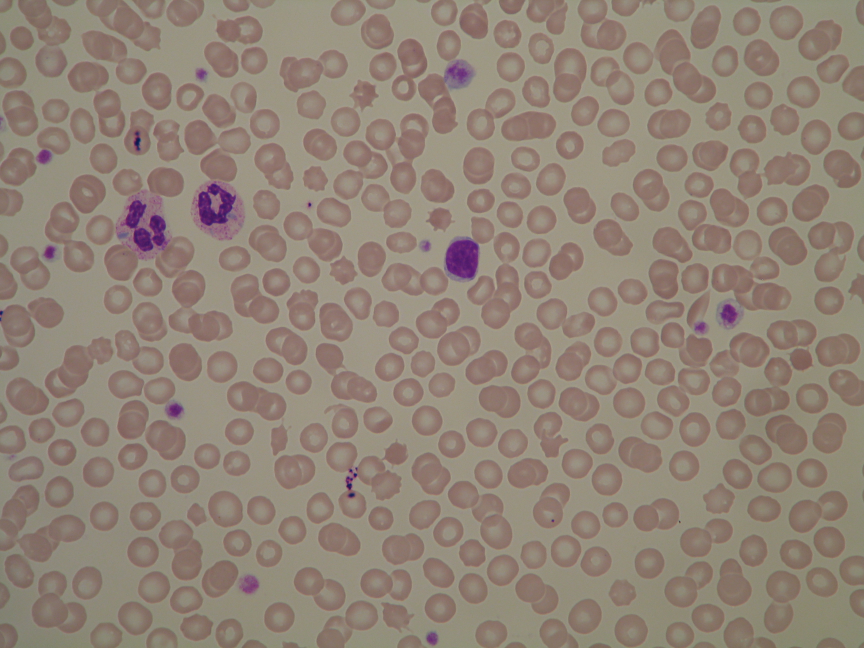
#> input picture Im108_0.jpg, 2592 x 1944 px (shown at 1/3 size)
$ jupyter execute test2.ipynb
#> lines starting #> are read from the running program, lines starting #| are printed output that depends on the picture; after the words box and inside, x2 and y2 are one past the last pixel; in counts of white or black regions, pixels touching at a corner belong together
[cell 1]
# source : https://jrtechs.net/photography/segmenting-images-with-quadtrees
# Open cv library
import cv2

# matplotlib for displaying the images
from matplotlib import pyplot as plt
import matplotlib.patches as patches

import random
import math
import numpy as np

img = cv2.imread('Im108_0.jpg')
#> img is the input picture: shape (1944, 2592, 3); mean B, G, R 118.4, 131.3, 145.4

left = 800
top = 250

size = 200

img = img[top: top + size, left:left + size]
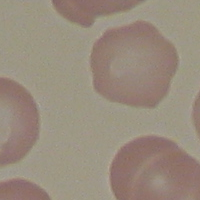
#> img: shape (200, 200, 3); mean B, G, R 125.1, 139.5, 152.5

def printI(img):
    fig= plt.figure(figsize=(20, 20))
    rgb = cv2.cvtColor(img, cv2.COLOR_BGR2RGB)
    plt.imshow(rgb)


def printI2(i1, i2):
    fig= plt.figure(figsize=(20, 10))
    ax1 = fig.add_subplot(1,2,1)
    ax1.imshow(cv2.cvtColor(i1, cv2.COLOR_BGR2RGB))
    ax2 = fig.add_subplot(1,2,2)
    ax2.imshow(cv2.cvtColor(i2, cv2.COLOR_BGR2RGB))

printI(img)

cv2.imwrite(r"corped.jpg", img)
#> Out = True

- a node represents a region in the image contains the coords of the top left pixel and the width, height + 4 child Nodes

- we have a loss function get_error which in this example favorise the green color

[cell 2]
class Node():
    def __init__(self, x0, y0, w, h):
        self.x0 = x0
        self.y0 = y0
        self.width = w
        self.height = h
        self.children = []

    def get_width(self):
        return self.width

    def get_height(self):
        return self.height

    def get_points(self):
        return self.points

    def get_points(self, img):
        return img[self.x0:self.x0 + self.get_width(), self.y0:self.y0+self.get_height()]

    def get_error(self, img):
        pixels = self.get_points(img)
        b_avg = np.mean(pixels[:,:,0])
        b_mse = np.square(np.subtract(pixels[:,:,0], b_avg)).mean()

        g_avg = np.mean(pixels[:,:,1])
        g_mse = np.square(np.subtract(pixels[:,:,1], g_avg)).mean()

        r_avg = np.mean(pixels[:,:,2])
        r_mse = np.square(np.subtract(pixels[:,:,2], r_avg)).mean()

        e = r_mse * 0.5870 + g_mse * 0.2989 + b_mse * 0.1140

        return (e * img.shape[0]* img.shape[1])/90000000

[cell 3]
class QTree():
    def __init__(self, stdThreshold, minPixelSize, img):
        self.threshold = stdThreshold
        self.min_size = minPixelSize
        self.minPixelSize = minPixelSize
        self.img = img
        self.root = Node(0, 0, img.shape[0], img.shape[1])

    def get_points(self):
        return img[self.root.x0:self.root.x0 + self.root.get_width(), self.root.y0:self.root.y0+self.root.get_height()]

    def subdivide(self):
        recursive_subdivide(self.root, self.threshold, self.minPixelSize, self.img)

    def graph_tree(self):
        fig = plt.figure(figsize=(10, 10))
        plt.title("Quadtree")
        c = find_children(self.root)
        print("Number of segments: %d" %len(c))
        for n in c:
            plt.gcf().gca().add_patch(patches.Rectangle((n.y0, n.x0), n.height, n.width, fill=False))
        plt.gcf().gca().set_xlim(0,img.shape[1])
        plt.gcf().gca().set_ylim(img.shape[0], 0)
        plt.axis('equal')
        plt.show()
        return

    def render_img(self, thickness = 1, color = (0,0,255)):
        imgc = self.img.copy()
        c = find_children(self.root)
        for n in c:
            pixels = n.get_points(self.img)
            # grb
            gAvg = math.floor(np.mean(pixels[:,:,0]))
            rAvg = math.floor(np.mean(pixels[:,:,1]))
            bAvg = math.floor(np.mean(pixels[:,:,2]))

            imgc[n.x0:n.x0 + n.get_width(), n.y0:n.y0+n.get_height(), 0] = gAvg
            imgc[n.x0:n.x0 + n.get_width(), n.y0:n.y0+n.get_height(), 1] = rAvg
            imgc[n.x0:n.x0 + n.get_width(), n.y0:n.y0+n.get_height(), 2] = bAvg

        if thickness > 0:
            for n in c:
                # Draw a rectangle
                imgc = cv2.rectangle(imgc, (n.y0, n.x0), (n.y0+n.get_height(), n.x0+n.get_width()), color, thickness)
        return imgc

[cell 4]
def recursive_subdivide(node, k, minPixelSize, img):

    if node.get_error(img)<=k:
        return
    w_1 = int(math.floor(node.width/2))
    w_2 = int(math.ceil(node.width/2))
    h_1 = int(math.floor(node.height/2))
    h_2 = int(math.ceil(node.height/2))


    if w_1 <= minPixelSize or h_1 <= minPixelSize:
        return
    x1 = Node(node.x0, node.y0, w_1, h_1) # top left
    recursive_subdivide(x1, k, minPixelSize, img)

    x2 = Node(node.x0, node.y0+h_1, w_1, h_2) # btm left
    recursive_subdivide(x2, k, minPixelSize, img)

    x3 = Node(node.x0 + w_1, node.y0, w_2, h_1)# top right
    recursive_subdivide(x3, k, minPixelSize, img)

    x4 = Node(node.x0+w_1, node.y0+h_1, w_2, h_2) # btm right
    recursive_subdivide(x4, k, minPixelSize, img)

    node.children = [x1, x2, x3, x4]


def find_children(node):
   if not node.children:
       return [node]
   else:
       children = []
       for child in node.children:
           children += (find_children(child))
   return children

[cell 5]
qtTemp = QTree(3, 3, img)  #contrast threshold, min cell size, img
qtTemp.subdivide() # recursively generates quad tree
#> in get_error, `b_avg = np.mean(pixels[:,:,0])`: b_avg = 125.1
#> in get_error, `b_mse = np.square(np.subtract(pixels[:,:,0], b_avg)).mean()`: b_mse = 126.4
#> in get_error, `g_avg = np.mean(pixels[:,:,1])`: g_avg = 139.5
#> in get_error, `g_mse = np.square(np.subtract(pixels[:,:,1], g_avg)).mean()`: g_mse = 223.2
#> in get_error, `r_avg = np.mean(pixels[:,:,2])`: r_avg = 152.5
#> in get_error, `r_mse = np.square(np.subtract(pixels[:,:,2], r_avg)).mean()`: r_mse = 49.13
#> in get_error, `e = r_mse * 0.5870 + g_mse * 0.2989 + b_mse * 0.1140`: e = 110
qtTemp.graph_tree()
#| Number of segments: 1
#> in graph_tree, `plt.show()`:
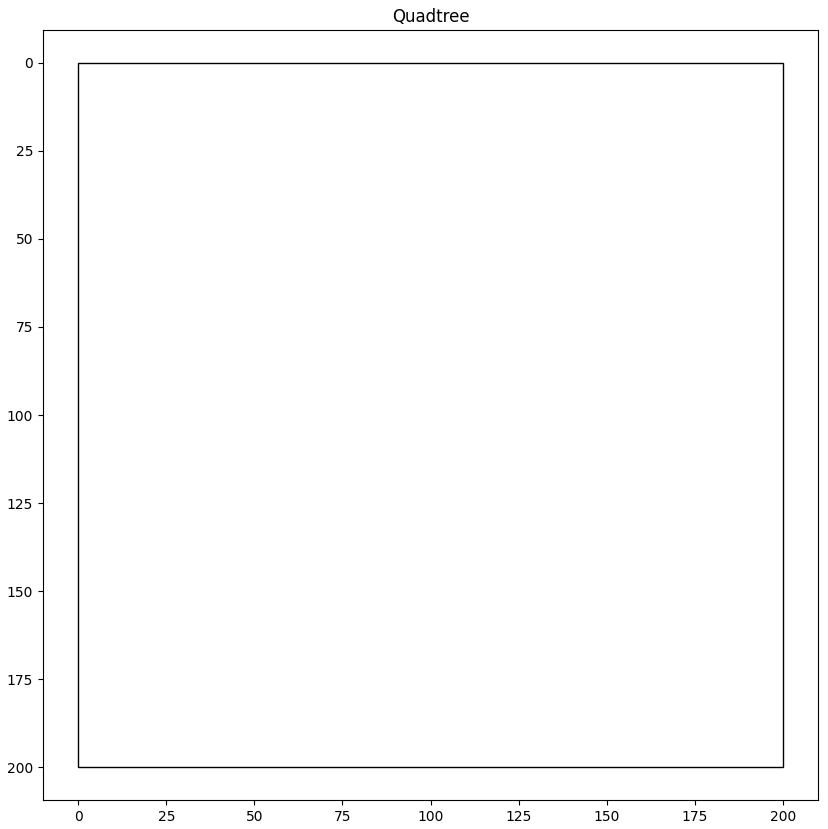
#> figure drawn by matplotlib, 1 panel

qtTemp2 = QTree(9, 5, img)
qtTemp2.subdivide()
qtTemp2.graph_tree()
#| Number of segments: 1

[cell 6]
def concat_images(img1, img2, boarder=5, color=(255,255,255)):
    img1_boarder = cv2.copyMakeBorder(
                 img1,
                 boarder, #top
                 boarder, #btn
                 boarder, #left
                 boarder, #right
                 cv2.BORDER_CONSTANT,
                 value=color
              )
    img2_boarder = cv2.copyMakeBorder(
                 img2,
                 boarder, #top
                 boarder, #btn
                 0, #left
                 boarder, #right
                 cv2.BORDER_CONSTANT,
                 value=color
              )
    return np.concatenate((img1_boarder, img2_boarder), axis=1)

[cell 7]
def displayQuadTree(img_name, threshold=7, minCell=3, img_boarder=20, line_boarder=1, line_color=(0,0,255)):
    imgT= cv2.imread(img_name)
    qt = QTree(threshold, minCell, imgT)
    qt.subdivide()
    qtImg = qt.render_img(thickness=line_boarder, color=line_color)
    file_name = "output/" + img_name.split("/")[-1]
    cv2.imwrite(file_name,qtImg)
    file_name_2 = "output/diptych-" + img_name[-6] + img_name[-5] + ".jpg"
    hConcat = concat_images(imgT, qtImg, boarder=img_boarder, color=(255,255,255))
    cv2.imwrite(file_name_2,hConcat)
    printI(hConcat)

displayQuadTree("corped.jpg", threshold=0.037, img_boarder=20, line_color=(0,0,0), line_boarder = 0)
#> in render_img, `c = find_children(self.root)`: c = 139 items
#> the loop in render_img, `for n in c:` made 139 passes
#> (gAvg, rAvg, bAvg) on passes 1 to 12: (131, 149, 155), (118, 128, 147), (104, 109, 136), (127, 147, 158), (106, 118, 139), (105, 115, 141), (133, 148, 156), (106, 120, 139), (103, 113, 137), (130, 148, 155), (113, 132, 144), (108, 116, 140)
#> gAvg on pass 45: 129
#> after the loop in render_img, `for n in c:`:
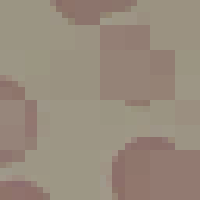
#> imgc: shape (200, 200, 3); mean B, G, R 124.6, 139, 152
#> in concat_images, `img1_boarder = cv2.copyMakeBorder( img1, boarder,`:
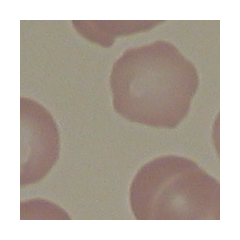
#> img1_boarder: shape (240, 240, 3); mean B, G, R 164.8, 174.8, 183.8
#> in concat_images, `img2_boarder = cv2.copyMakeBorder( img2, boarder,`:
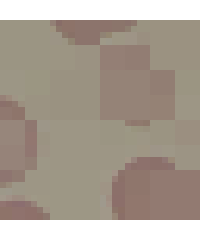
#> img2_boarder: shape (240, 220, 3); mean B, G, R 156.2, 167.1, 177
#> in concat_images, `return np.concatenate((img1_boarder, img2_boarder), axis=1)`:
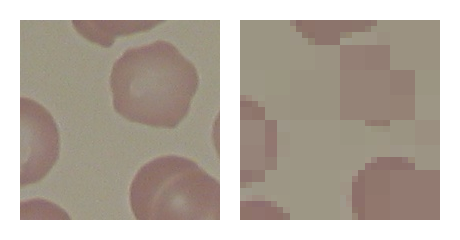
#> returned value: shape (240, 460, 3); mean of channels 0, 1, 2 160.7, 171.1, 180.6; drawn as B, G, R

[cell 8]
displayQuadTree("Im108_0.jpg", threshold=3.5, img_boarder=20, line_color=(0,0,0), line_boarder = 0)
#> call 2 of concat_images, with boarder = 20, color = (255, 255, 255)
#> in concat_images (call 2), `return np.concatenate((img1_boarder, img2_boarder), axis=1)`:
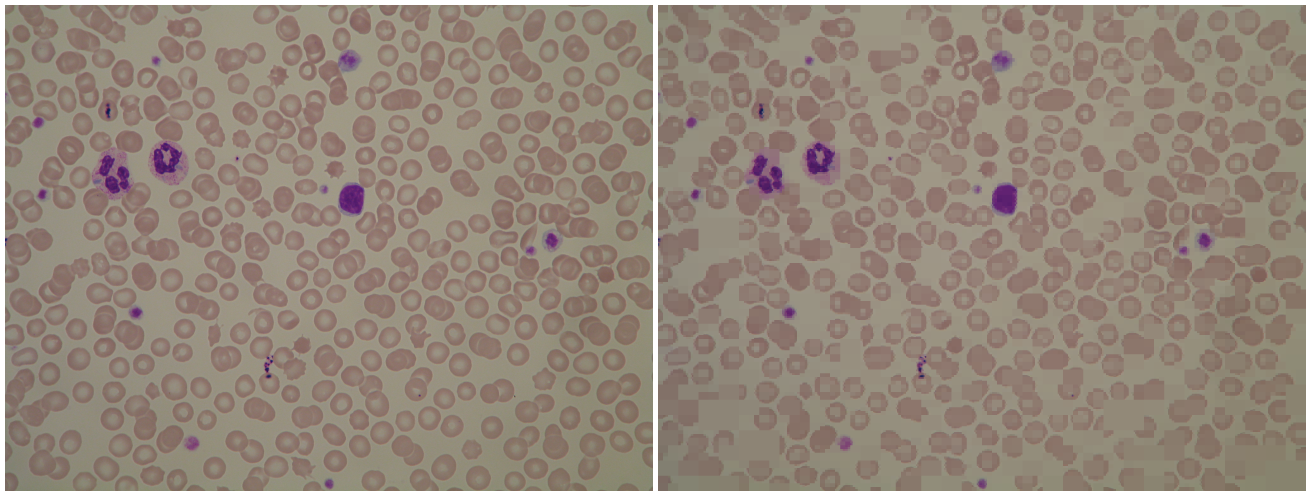
#> returned value: shape (1984, 5244, 3) (shown at 1/4 size); mean of channels 0, 1, 2 122.5, 134.9, 148.6; drawn as B, G, R

[cell 9]
# convert the image to grayscale and blur it slightly
gray = cv2.cvtColor(img, cv2.COLOR_BGR2GRAY)
blurred = cv2.GaussianBlur(gray, (7, 7), 0)

(T, threshInv) = cv2.threshold(blurred, 200, 255,
                               cv2.THRESH_BINARY_INV)
#> threshInv: shape (200, 200); every value is 255


(T, thresh) = cv2.threshold(blurred, 200, 255,
                            cv2.THRESH_BINARY)
#> thresh: shape (200, 200); every value is 0

ret2,th2 = cv2.threshold(blurred,0,255,cv2.THRESH_BINARY+cv2.THRESH_OTSU)
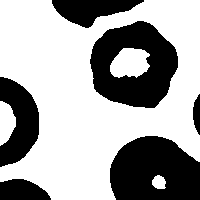
#> th2: shape (200, 200); 64.1% white; 6 black regions, box (x1, y1, x2, y2) and area: (90, 21, 178, 108) 4898, (110, 136, 200, 200) 4718, (0, 77, 39, 167) 2217, (52, 0, 144, 28) 1460, (0, 179, 51, 200) 846, (193, 94, 200, 135) 210


printI2(img, gray)
printI2(img, blurred)

plt.imshow(th2)
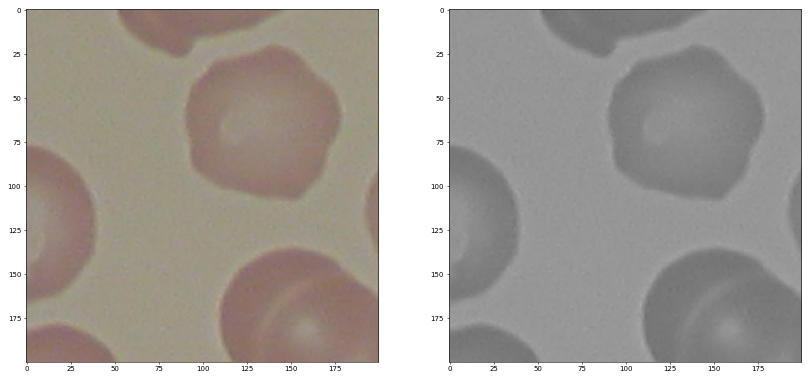
#> figure drawn by matplotlib, 2 panels
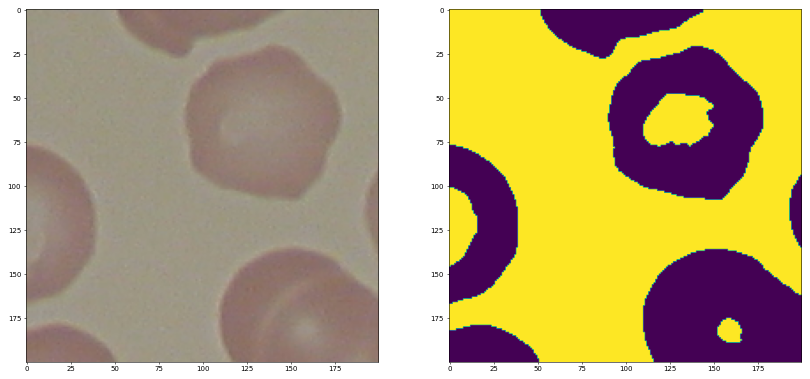
#> figure drawn by matplotlib, 2 panels

$ run again, with corped.jpg copied over Im108_0.jpg
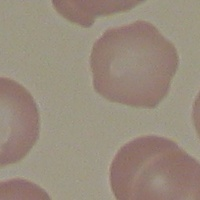
#> input picture corped.jpg, 200 x 200 px
#> img is the input picture: shape (200, 200, 3); mean B, G, R 125.1, 139.5, 152.5
#> img = empty array
#> b_avg = nan
#> w_1 = 0
#| Number of segments: 1
#> in graph_tree, `plt.show()`:
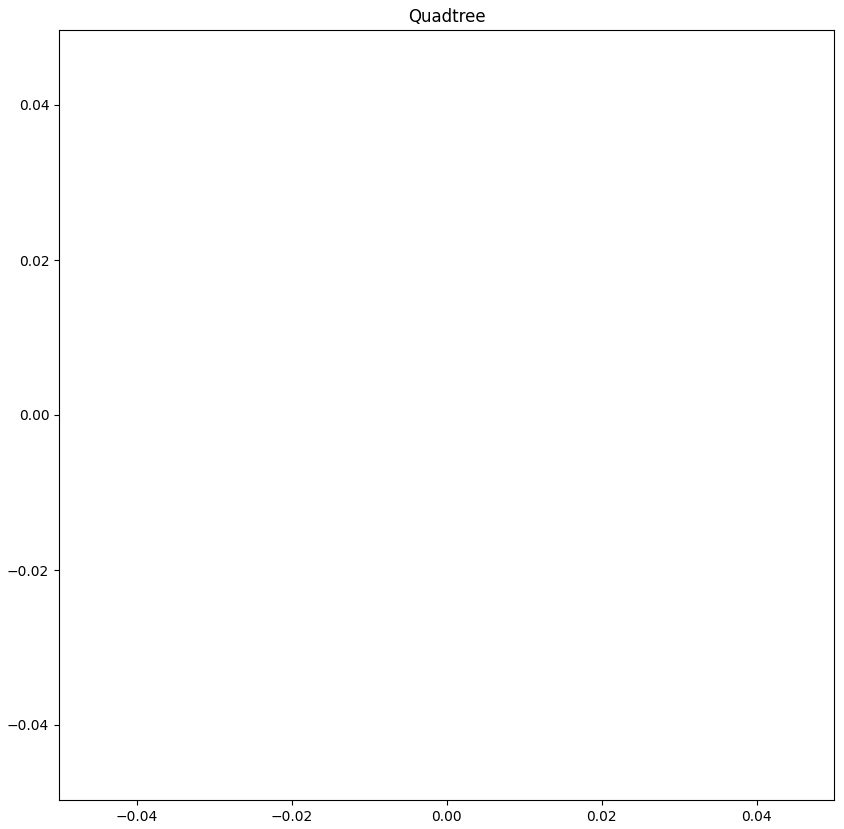
#> figure drawn by matplotlib, 1 panel
#| Number of segments: 1
#> the loop in render_img, `for n in c:` made 1 pass
#> (gAvg, rAvg, bAvg) on pass 1: (125, 139, 152)
#> in concat_images, `return np.concatenate((img1_boarder, img2_boarder), axis=1)`:
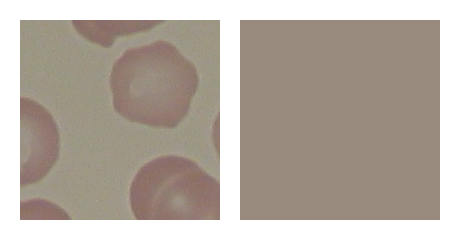
#> returned value: shape (240, 460, 3); mean of channels 0, 1, 2 160.8, 171.1, 180.6; drawn as B, G, R
